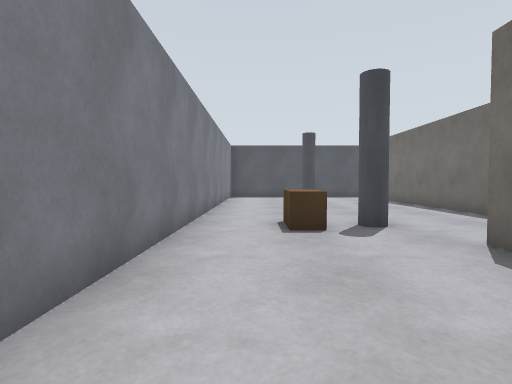
[1] (above)

16 first-person views from a walk through a Gazebo world. The camera is 0.94 m above the floor, tilts 2° down and sees 80° across. The floor is counted in squares, 1 m on a side. Each view is taken from the middle of a square. On the plan, view 1 faces up. The plan holds only what a view shows up to about 11 squares ahead; the rest is blank.

[2]
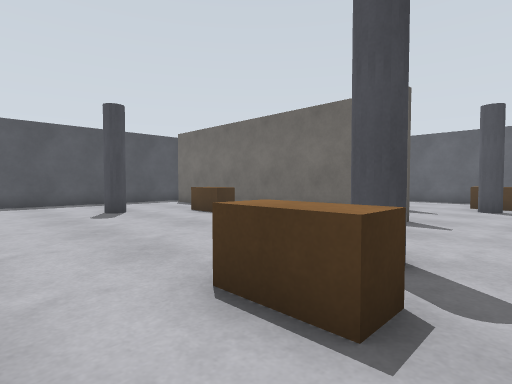

[3]
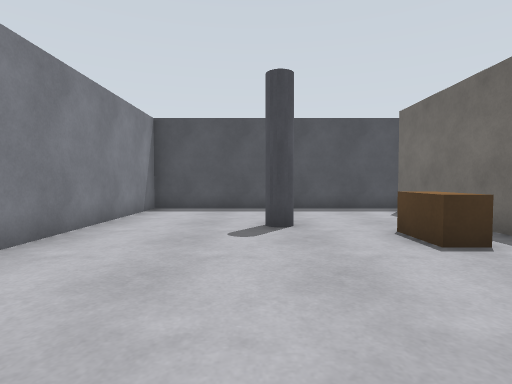

[4]
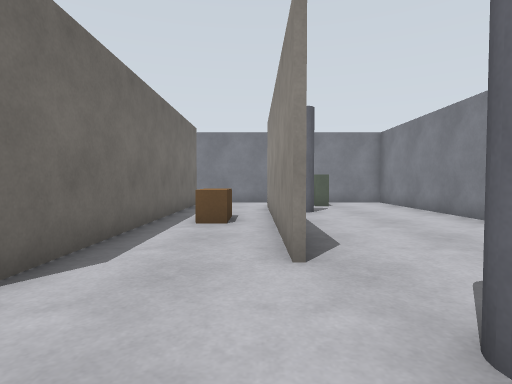

[5]
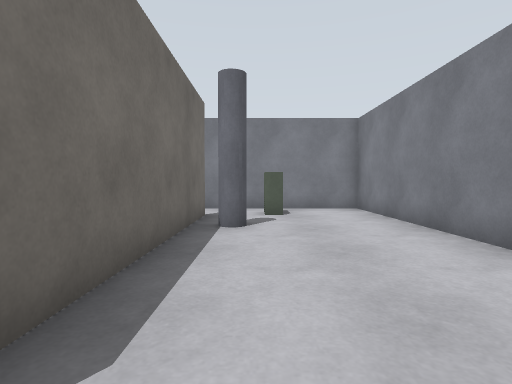

[6]
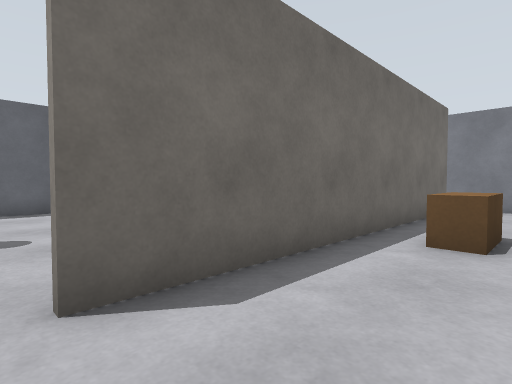

[7]
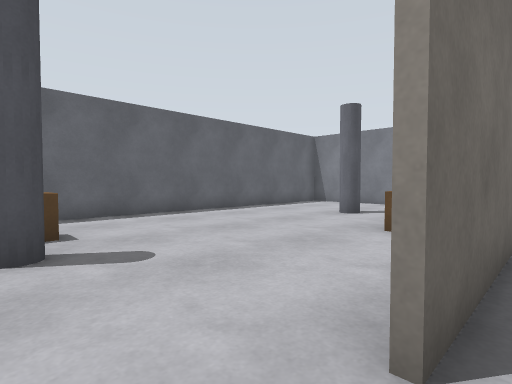

[8]
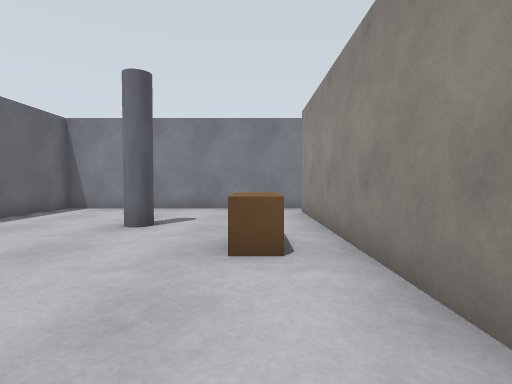

[9]
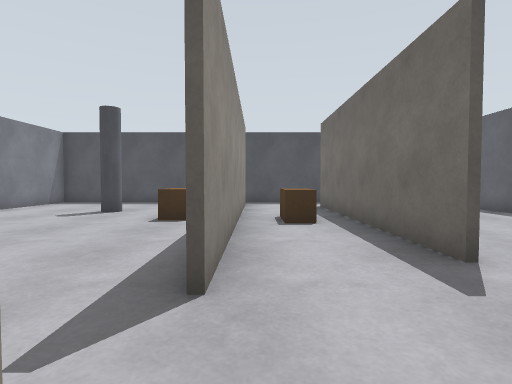

[10]
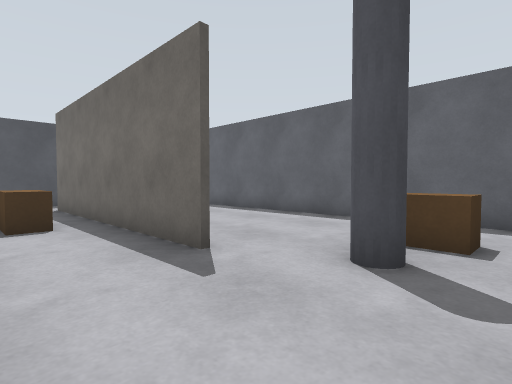

[11]
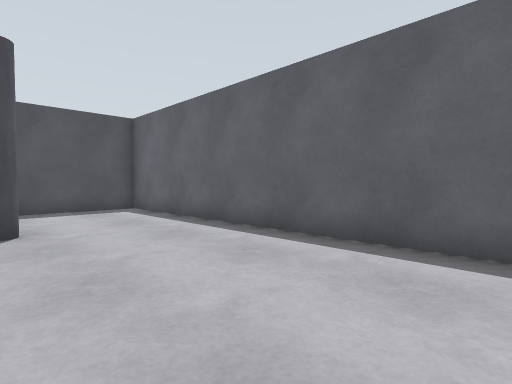

[12]
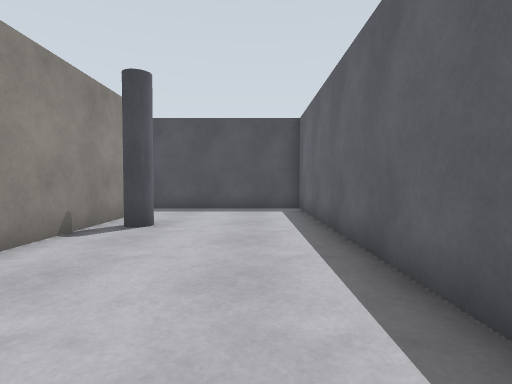

[13]
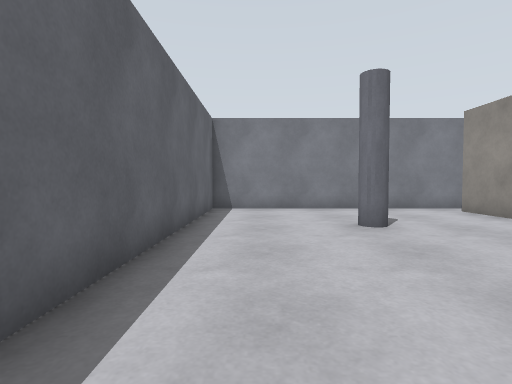

[14]
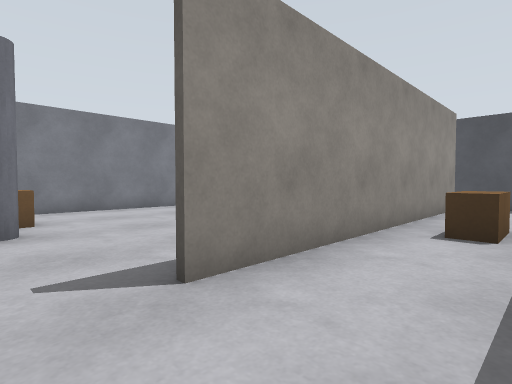

[15]
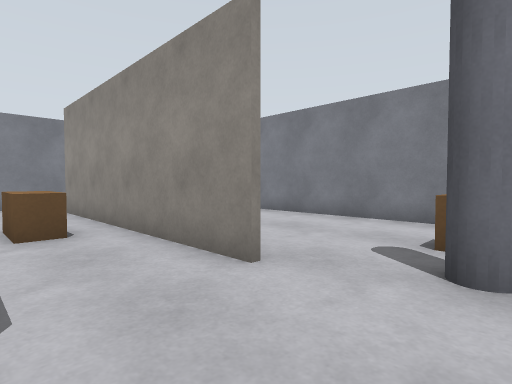

[16]
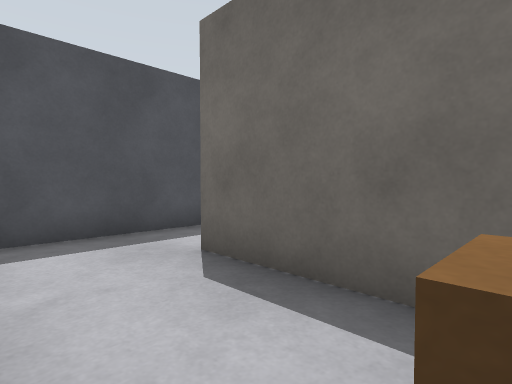

### Floor plan
Points are (right, up) in squares from view 1. A wall is a line through its corners. A room is listed if a view was taken in it or the views show most of it. See-through windows are left out.
Room 1 (views 1, 2, 3, 4, 5, 6, 7, 15)
walls: (3.6, 4.6) (3.6, -3.5); (6.4, 7.4) (6.4, 17.5); (3.4, -3.5) (3.4, 4.5); (6.5, 18.5) (-1.5, 18.5) (-1.5, -5.5) (6.5, -5.5); (6.4, -4.6) (6.4, 5.5)
ways out: opening at (6, -5) to room 2; opening at (6, 6.5) to room 2; opening at (6, 18) to room 2
objects: brown box (1, 6) to (1, 7); cabinet (2, -4); pillar (2, -2) to (3, -1); pillar (2, 6) to (3, 7); pillar (2, 14) to (3, 15); brown box (5, 0) to (5, 1); brown box (5, 13)
Room 2 (views 8, 9, 10, 11, 12, 13, 14, 16)
walls: (9.4, 8.4) (9.4, 16.5); (6.6, 3.4) (6.6, -4.5); (9.6, 16) (9.6, 12); (6.5, -5.5) (14.5, -5.5) (14.5, 18.5) (6.5, 18.5); (6.6, 17.6) (6.6, 7.5)
ways out: opening at (6, -5) to room 1; opening at (6, 6.5) to room 1; opening at (6, 18) to room 1
objects: brown box (8, 0) to (8, 1); brown box (8, 12) to (8, 13); pillar (10, -2) to (11, -1); pillar (10, 6) to (11, 7); pillar (11, 14); brown box (12, 6) to (12, 7)

Positions as (right, up) in squares from view 1, and headings:
1: (0, 0), facing up
2: (-1, 5), facing up-right
3: (2, 8), facing up
4: (4, 8), facing down
5: (2, 5), facing down
6: (4, 6), facing down-right
7: (6, 7), facing down-right
8: (8, 5), facing down
9: (7, 5), facing up
10: (7, 5), facing up-right
11: (10, 8), facing up-right
12: (13, 8), facing up
13: (13, 5), facing down
14: (9, 6), facing up-left
15: (6, 7), facing down-left
16: (7, 13), facing up-right
